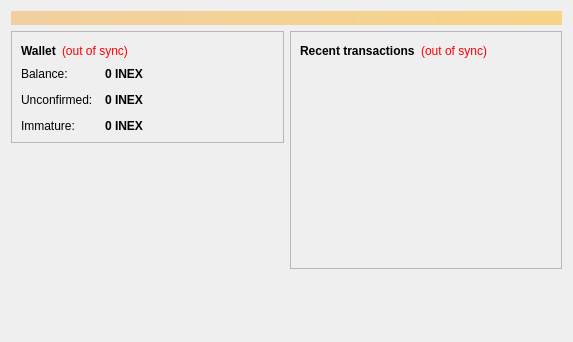
<?xml version="1.0" encoding="UTF-8"?>
<ui version="4.0">
 <class>OverviewPage</class>
 <widget class="QWidget" name="OverviewPage">
  <property name="geometry">
   <rect>
    <x>0</x>
    <y>0</y>
    <width>573</width>
    <height>342</height>
   </rect>
  </property>
  <property name="windowTitle">
   <string>Form</string>
  </property>
  <layout class="QVBoxLayout" name="topLayout">
   <item>
    <widget class="QLabel" name="labelAlerts">
     <property name="visible">
      <bool>false</bool>
     </property>
     <property name="styleSheet">
      <string notr="true">background-color: qlineargradient(x1: 0, y1: 0, x2: 1, y2: 0, stop:0 #F0D0A0, stop:1 #F8D488); color:#000000;</string>
     </property>
     <property name="wordWrap">
      <bool>true</bool>
     </property>
     <property name="margin">
      <number>3</number>
     </property>
    </widget>
   </item>
   <item>
    <layout class="QHBoxLayout" name="horizontalLayout" stretch="1,1">
     <item>
      <layout class="QVBoxLayout" name="verticalLayout_2">
       <item>
        <widget class="QFrame" name="frame">
         <property name="frameShape">
          <enum>QFrame::StyledPanel</enum>
         </property>
         <property name="frameShadow">
          <enum>QFrame::Raised</enum>
         </property>
         <layout class="QVBoxLayout" name="verticalLayout_4">
          <item>
           <layout class="QHBoxLayout" name="horizontalLayout_4">
            <item>
             <widget class="QLabel" name="label_5">
              <property name="font">
               <font>
                <weight>75</weight>
                <bold>true</bold>
               </font>
              </property>
              <property name="text">
               <string>Wallet</string>
              </property>
             </widget>
            </item>
            <item>
             <widget class="QLabel" name="labelWalletStatus">
              <property name="toolTip">
               <string>The displayed information may be out of date. Your wallet automatically synchronizes with the inexcoin network after a connection is established, but this process has not completed yet.</string>
              </property>
              <property name="styleSheet">
               <string notr="true">QLabel { color: red; }</string>
              </property>
              <property name="text">
               <string notr="true">(out of sync)</string>
              </property>
              <property name="alignment">
               <set>Qt::AlignLeading|Qt::AlignLeft|Qt::AlignVCenter</set>
              </property>
             </widget>
            </item>
            <item>
             <spacer name="horizontalSpacer_2">
              <property name="orientation">
               <enum>Qt::Horizontal</enum>
              </property>
              <property name="sizeHint" stdset="0">
               <size>
                <width>40</width>
                <height>20</height>
               </size>
              </property>
             </spacer>
            </item>
           </layout>
          </item>
          <item>
           <layout class="QFormLayout" name="formLayout_2">
            <property name="fieldGrowthPolicy">
             <enum>QFormLayout::AllNonFixedFieldsGrow</enum>
            </property>
            <property name="horizontalSpacing">
             <number>12</number>
            </property>
            <property name="verticalSpacing">
             <number>12</number>
            </property>
            <item row="0" column="0">
             <widget class="QLabel" name="label">
              <property name="text">
               <string>Balance:</string>
              </property>
             </widget>
            </item>
            <item row="0" column="1">
             <widget class="QLabel" name="labelBalance">
              <property name="font">
               <font>
                <weight>75</weight>
                <bold>true</bold>
               </font>
              </property>
              <property name="cursor">
               <cursorShape>IBeamCursor</cursorShape>
              </property>
              <property name="toolTip">
               <string>Your current balance</string>
              </property>
              <property name="text">
               <string notr="true">0 INEX</string>
              </property>
              <property name="textInteractionFlags">
               <set>Qt::LinksAccessibleByMouse|Qt::TextSelectableByKeyboard|Qt::TextSelectableByMouse</set>
              </property>
             </widget>
            </item>
            <item row="1" column="0">
             <widget class="QLabel" name="label_3">
              <property name="text">
               <string>Unconfirmed:</string>
              </property>
             </widget>
            </item>
            <item row="1" column="1">
             <widget class="QLabel" name="labelUnconfirmed">
              <property name="font">
               <font>
                <weight>75</weight>
                <bold>true</bold>
               </font>
              </property>
              <property name="cursor">
               <cursorShape>IBeamCursor</cursorShape>
              </property>
              <property name="toolTip">
               <string>Total of transactions that have yet to be confirmed, and do not yet count toward the current balance</string>
              </property>
              <property name="text">
               <string notr="true">0 INEX</string>
              </property>
              <property name="textInteractionFlags">
               <set>Qt::LinksAccessibleByMouse|Qt::TextSelectableByKeyboard|Qt::TextSelectableByMouse</set>
              </property>
             </widget>
            </item>
            <item row="2" column="0">
             <widget class="QLabel" name="labelImmatureText">
              <property name="text">
               <string>Immature:</string>
              </property>
             </widget>
            </item>
            <item row="2" column="1">
             <widget class="QLabel" name="labelImmature">
              <property name="font">
               <font>
                <weight>75</weight>
                <bold>true</bold>
               </font>
              </property>
              <property name="toolTip">
               <string>Mined balance that has not yet matured</string>
              </property>
              <property name="text">
               <string notr="true">0 INEX</string>
              </property>
              <property name="textInteractionFlags">
               <set>Qt::LinksAccessibleByMouse|Qt::TextSelectableByKeyboard|Qt::TextSelectableByMouse</set>
              </property>
             </widget>
            </item>
           </layout>
          </item>
         </layout>
        </widget>
       </item>
       <item>
        <spacer name="verticalSpacer">
         <property name="orientation">
          <enum>Qt::Vertical</enum>
         </property>
         <property name="sizeHint" stdset="0">
          <size>
           <width>20</width>
           <height>40</height>
          </size>
         </property>
        </spacer>
       </item>
      </layout>
     </item>
     <item>
      <layout class="QVBoxLayout" name="verticalLayout_3">
       <item>
        <widget class="QFrame" name="frame_2">
         <property name="frameShape">
          <enum>QFrame::StyledPanel</enum>
         </property>
         <property name="frameShadow">
          <enum>QFrame::Raised</enum>
         </property>
         <layout class="QVBoxLayout" name="verticalLayout">
          <item>
           <layout class="QHBoxLayout" name="horizontalLayout_2">
            <item>
             <widget class="QLabel" name="label_4">
              <property name="text">
               <string>&lt;b&gt;Recent transactions&lt;/b&gt;</string>
              </property>
             </widget>
            </item>
            <item>
             <widget class="QLabel" name="labelTransactionsStatus">
              <property name="toolTip">
               <string>The displayed information may be out of date. Your wallet automatically synchronizes with the inexcoin network after a connection is established, but this process has not completed yet.</string>
              </property>
              <property name="styleSheet">
               <string notr="true">QLabel { color: red; }</string>
              </property>
              <property name="text">
               <string notr="true">(out of sync)</string>
              </property>
              <property name="alignment">
               <set>Qt::AlignRight|Qt::AlignTrailing|Qt::AlignVCenter</set>
              </property>
             </widget>
            </item>
            <item>
             <spacer name="horizontalSpacer">
              <property name="orientation">
               <enum>Qt::Horizontal</enum>
              </property>
              <property name="sizeHint" stdset="0">
               <size>
                <width>40</width>
                <height>20</height>
               </size>
              </property>
             </spacer>
            </item>
           </layout>
          </item>
          <item>
           <widget class="QListView" name="listTransactions">
            <property name="styleSheet">
             <string notr="true">QListView { background: transparent; }</string>
            </property>
            <property name="frameShape">
             <enum>QFrame::NoFrame</enum>
            </property>
            <property name="verticalScrollBarPolicy">
             <enum>Qt::ScrollBarAlwaysOff</enum>
            </property>
            <property name="horizontalScrollBarPolicy">
             <enum>Qt::ScrollBarAlwaysOff</enum>
            </property>
            <property name="selectionMode">
             <enum>QAbstractItemView::NoSelection</enum>
            </property>
           </widget>
          </item>
         </layout>
        </widget>
       </item>
       <item>
        <spacer name="verticalSpacer_2">
         <property name="orientation">
          <enum>Qt::Vertical</enum>
         </property>
         <property name="sizeHint" stdset="0">
          <size>
           <width>20</width>
           <height>40</height>
          </size>
         </property>
        </spacer>
       </item>
      </layout>
     </item>
    </layout>
   </item>
  </layout>
 </widget>
 <resources/>
 <connections/>
</ui>
